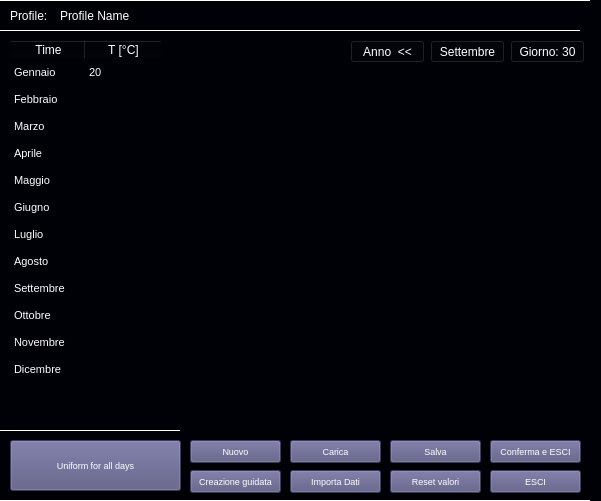
<?xml version="1.0" encoding="UTF-8"?>
<ui version="4.0">
 <class>Form</class>
 <widget class="QWidget" name="Form">
  <property name="geometry">
   <rect>
    <x>0</x>
    <y>0</y>
    <width>601</width>
    <height>501</height>
   </rect>
  </property>
  <property name="windowTitle">
   <string>Form</string>
  </property>
  <property name="styleSheet">
   <string notr="true">background-color: rgb(0, 0, 7);
color: rgb(255, 255, 255);</string>
  </property>
  <widget class="QLabel" name="profile_cap_LBL">
   <property name="geometry">
    <rect>
     <x>10</x>
     <y>5</y>
     <width>41</width>
     <height>21</height>
    </rect>
   </property>
   <property name="font">
    <font>
     <pointsize>9</pointsize>
    </font>
   </property>
   <property name="text">
    <string>Profile:</string>
   </property>
  </widget>
  <widget class="QTableWidget" name="profile_TW">
   <property name="geometry">
    <rect>
     <x>10</x>
     <y>40</y>
     <width>171</width>
     <height>381</height>
    </rect>
   </property>
   <property name="font">
    <font>
     <family>MS Shell Dlg 2</family>
     <pointsize>8</pointsize>
    </font>
   </property>
   <property name="styleSheet">
    <string notr="true">color: rgb(255, 255, 255);</string>
   </property>
   <property name="horizontalScrollBarPolicy">
    <enum>Qt::ScrollBarAlwaysOff</enum>
   </property>
   <attribute name="horizontalHeaderVisible">
    <bool>true</bool>
   </attribute>
   <attribute name="horizontalHeaderDefaultSectionSize">
    <number>75</number>
   </attribute>
   <attribute name="verticalHeaderVisible">
    <bool>false</bool>
   </attribute>
   <attribute name="verticalHeaderDefaultSectionSize">
    <number>27</number>
   </attribute>
   <attribute name="verticalHeaderHighlightSections">
    <bool>false</bool>
   </attribute>
   <row>
    <property name="text">
     <string>New Row</string>
    </property>
   </row>
   <row>
    <property name="text">
     <string>New Row</string>
    </property>
   </row>
   <row>
    <property name="text">
     <string>New Row</string>
    </property>
   </row>
   <row>
    <property name="text">
     <string>New Row</string>
    </property>
   </row>
   <row>
    <property name="text">
     <string>New Row</string>
    </property>
   </row>
   <row>
    <property name="text">
     <string>New Row</string>
    </property>
   </row>
   <row>
    <property name="text">
     <string>New Row</string>
    </property>
   </row>
   <row>
    <property name="text">
     <string>New Row</string>
    </property>
   </row>
   <row>
    <property name="text">
     <string>New Row</string>
    </property>
   </row>
   <row>
    <property name="text">
     <string>New Row</string>
    </property>
   </row>
   <row>
    <property name="text">
     <string>New Row</string>
    </property>
   </row>
   <row>
    <property name="text">
     <string>New Row</string>
    </property>
   </row>
   <column>
    <property name="text">
     <string>Time</string>
    </property>
    <property name="textAlignment">
     <set>AlignCenter</set>
    </property>
   </column>
   <column>
    <property name="text">
     <string>T [°C]</string>
    </property>
    <property name="textAlignment">
     <set>AlignCenter</set>
    </property>
   </column>
   <item row="0" column="0">
    <property name="text">
     <string>Gennaio</string>
    </property>
   </item>
   <item row="0" column="1">
    <property name="text">
     <string>20</string>
    </property>
   </item>
   <item row="1" column="0">
    <property name="text">
     <string>Febbraio</string>
    </property>
   </item>
   <item row="2" column="0">
    <property name="text">
     <string>Marzo</string>
    </property>
   </item>
   <item row="3" column="0">
    <property name="text">
     <string>Aprile</string>
    </property>
   </item>
   <item row="4" column="0">
    <property name="text">
     <string>Maggio</string>
    </property>
   </item>
   <item row="5" column="0">
    <property name="text">
     <string>Giugno</string>
    </property>
   </item>
   <item row="6" column="0">
    <property name="text">
     <string>Luglio</string>
    </property>
   </item>
   <item row="7" column="0">
    <property name="text">
     <string>Agosto</string>
    </property>
   </item>
   <item row="8" column="0">
    <property name="text">
     <string>Settembre</string>
    </property>
   </item>
   <item row="9" column="0">
    <property name="text">
     <string>Ottobre</string>
    </property>
   </item>
   <item row="10" column="0">
    <property name="text">
     <string>Novembre</string>
    </property>
   </item>
   <item row="11" column="0">
    <property name="text">
     <string>Dicembre</string>
    </property>
   </item>
  </widget>
  <widget class="QPushButton" name="import_BTN">
   <property name="geometry">
    <rect>
     <x>290</x>
     <y>470</y>
     <width>91</width>
     <height>23</height>
    </rect>
   </property>
   <property name="font">
    <font>
     <pointsize>7</pointsize>
    </font>
   </property>
   <property name="styleSheet">
    <string notr="true">background-color: rgb(85, 85, 127);</string>
   </property>
   <property name="text">
    <string>Importa Dati</string>
   </property>
  </widget>
  <widget class="QPushButton" name="load_BTN">
   <property name="geometry">
    <rect>
     <x>290</x>
     <y>440</y>
     <width>91</width>
     <height>23</height>
    </rect>
   </property>
   <property name="font">
    <font>
     <pointsize>7</pointsize>
    </font>
   </property>
   <property name="styleSheet">
    <string notr="true">background-color: rgb(85, 85, 127);</string>
   </property>
   <property name="text">
    <string>Carica</string>
   </property>
  </widget>
  <widget class="QPushButton" name="new_BTN">
   <property name="geometry">
    <rect>
     <x>190</x>
     <y>440</y>
     <width>91</width>
     <height>23</height>
    </rect>
   </property>
   <property name="font">
    <font>
     <pointsize>7</pointsize>
    </font>
   </property>
   <property name="styleSheet">
    <string notr="true">background-color: rgb(85, 85, 127);</string>
   </property>
   <property name="text">
    <string>Nuovo</string>
   </property>
  </widget>
  <widget class="Line" name="elem_name_LN">
   <property name="geometry">
    <rect>
     <x>0</x>
     <y>30</y>
     <width>580</width>
     <height>1</height>
    </rect>
   </property>
   <property name="styleSheet">
    <string notr="true">background-color: rgb(255, 255, 255);</string>
   </property>
   <property name="lineWidth">
    <number>1</number>
   </property>
   <property name="orientation">
    <enum>Qt::Horizontal</enum>
   </property>
  </widget>
  <widget class="QPushButton" name="confirm_BTN">
   <property name="geometry">
    <rect>
     <x>490</x>
     <y>440</y>
     <width>91</width>
     <height>23</height>
    </rect>
   </property>
   <property name="font">
    <font>
     <pointsize>7</pointsize>
    </font>
   </property>
   <property name="styleSheet">
    <string notr="true">background-color: rgb(85, 85, 127);</string>
   </property>
   <property name="text">
    <string>Conferma e ESCI</string>
   </property>
  </widget>
  <widget class="QPushButton" name="save_BTN">
   <property name="geometry">
    <rect>
     <x>390</x>
     <y>440</y>
     <width>91</width>
     <height>23</height>
    </rect>
   </property>
   <property name="font">
    <font>
     <pointsize>7</pointsize>
    </font>
   </property>
   <property name="styleSheet">
    <string notr="true">background-color: rgb(85, 85, 127);</string>
   </property>
   <property name="text">
    <string>Salva</string>
   </property>
  </widget>
  <widget class="QPushButton" name="exit_BTN">
   <property name="geometry">
    <rect>
     <x>490</x>
     <y>470</y>
     <width>91</width>
     <height>23</height>
    </rect>
   </property>
   <property name="font">
    <font>
     <pointsize>7</pointsize>
    </font>
   </property>
   <property name="styleSheet">
    <string notr="true">background-color: rgb(85, 85, 127);</string>
   </property>
   <property name="text">
    <string>ESCI</string>
   </property>
  </widget>
  <widget class="QLabel" name="profile_LBL">
   <property name="geometry">
    <rect>
     <x>60</x>
     <y>5</y>
     <width>521</width>
     <height>21</height>
    </rect>
   </property>
   <property name="font">
    <font>
     <pointsize>9</pointsize>
    </font>
   </property>
   <property name="text">
    <string>Profile Name</string>
   </property>
  </widget>
  <widget class="QPushButton" name="month_BTN">
   <property name="geometry">
    <rect>
     <x>430</x>
     <y>40</y>
     <width>75</width>
     <height>23</height>
    </rect>
   </property>
   <property name="styleSheet">
    <string notr="true"/>
   </property>
   <property name="text">
    <string>Settembre</string>
   </property>
  </widget>
  <widget class="QPushButton" name="reset_BTN">
   <property name="geometry">
    <rect>
     <x>390</x>
     <y>470</y>
     <width>91</width>
     <height>23</height>
    </rect>
   </property>
   <property name="font">
    <font>
     <pointsize>7</pointsize>
    </font>
   </property>
   <property name="styleSheet">
    <string notr="true">background-color: rgb(85, 85, 127);</string>
   </property>
   <property name="text">
    <string>Reset valori</string>
   </property>
  </widget>
  <widget class="Line" name="bottom_LN">
   <property name="geometry">
    <rect>
     <x>-10</x>
     <y>500</y>
     <width>600</width>
     <height>1</height>
    </rect>
   </property>
   <property name="styleSheet">
    <string notr="true">background-color: rgb(255, 255, 255);</string>
   </property>
   <property name="lineWidth">
    <number>1</number>
   </property>
   <property name="orientation">
    <enum>Qt::Horizontal</enum>
   </property>
  </widget>
  <widget class="QPushButton" name="year_BTN">
   <property name="geometry">
    <rect>
     <x>350</x>
     <y>40</y>
     <width>75</width>
     <height>23</height>
    </rect>
   </property>
   <property name="styleSheet">
    <string notr="true"/>
   </property>
   <property name="text">
    <string>Anno  &lt;&lt;</string>
   </property>
  </widget>
  <widget class="QPushButton" name="day_BTN">
   <property name="geometry">
    <rect>
     <x>510</x>
     <y>40</y>
     <width>75</width>
     <height>23</height>
    </rect>
   </property>
   <property name="styleSheet">
    <string notr="true"/>
   </property>
   <property name="text">
    <string>Giorno: 30</string>
   </property>
  </widget>
  <widget class="Line" name="elem_name_LN_2">
   <property name="geometry">
    <rect>
     <x>0</x>
     <y>430</y>
     <width>580</width>
     <height>1</height>
    </rect>
   </property>
   <property name="styleSheet">
    <string notr="true">background-color: rgb(255, 255, 255);</string>
   </property>
   <property name="lineWidth">
    <number>1</number>
   </property>
   <property name="orientation">
    <enum>Qt::Horizontal</enum>
   </property>
  </widget>
  <widget class="Line" name="top_LN">
   <property name="geometry">
    <rect>
     <x>-10</x>
     <y>0</y>
     <width>600</width>
     <height>1</height>
    </rect>
   </property>
   <property name="styleSheet">
    <string notr="true">background-color: rgb(255, 255, 255);</string>
   </property>
   <property name="lineWidth">
    <number>1</number>
   </property>
   <property name="orientation">
    <enum>Qt::Horizontal</enum>
   </property>
  </widget>
  <widget class="QWidget" name="plt_WGT" native="true">
   <property name="geometry">
    <rect>
     <x>180</x>
     <y>70</y>
     <width>411</width>
     <height>361</height>
    </rect>
   </property>
  </widget>
  <widget class="QPushButton" name="step_BTN">
   <property name="geometry">
    <rect>
     <x>10</x>
     <y>440</y>
     <width>171</width>
     <height>51</height>
    </rect>
   </property>
   <property name="font">
    <font>
     <pointsize>7</pointsize>
    </font>
   </property>
   <property name="styleSheet">
    <string notr="true">background-color: rgb(85, 85, 127);</string>
   </property>
   <property name="text">
    <string>Uniform for all days</string>
   </property>
  </widget>
  <widget class="QPushButton" name="clear_BTN">
   <property name="geometry">
    <rect>
     <x>190</x>
     <y>470</y>
     <width>91</width>
     <height>23</height>
    </rect>
   </property>
   <property name="font">
    <font>
     <pointsize>7</pointsize>
    </font>
   </property>
   <property name="styleSheet">
    <string notr="true">background-color: rgb(85, 85, 127);</string>
   </property>
   <property name="text">
    <string>Creazione guidata</string>
   </property>
  </widget>
 </widget>
 <resources/>
 <connections/>
</ui>
